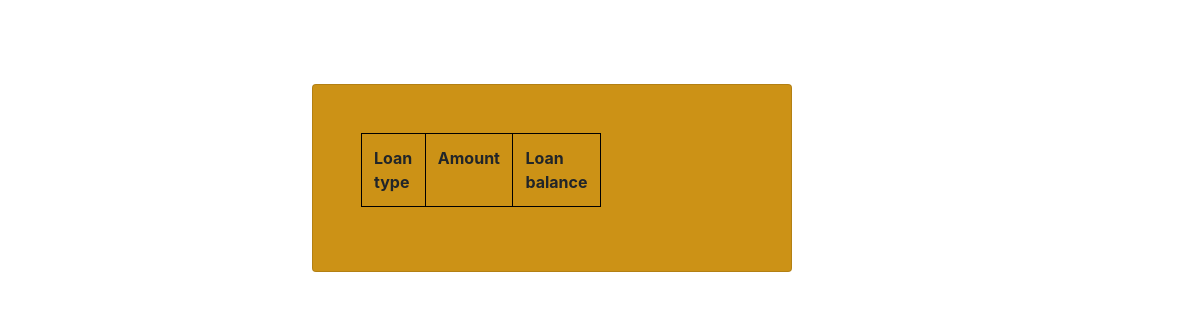
Page /wallet/loans/ on the earlier database version.
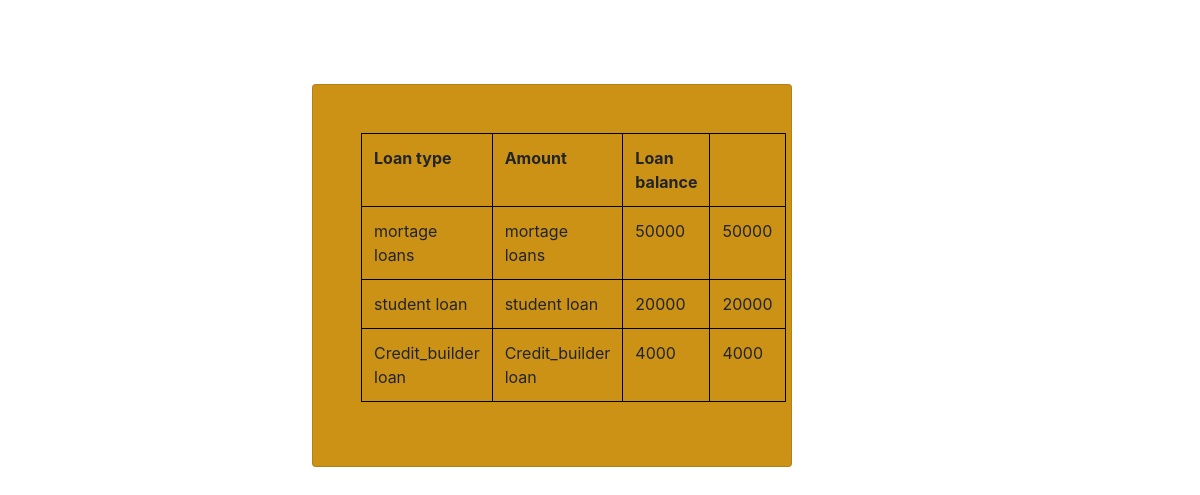
Same page on the later database version.
### wallet/models.py (models this page shows, shortened)
class Loan(models.Model):
    loan_type = models.CharField(max_length=20,null=True)
    amount = models.IntegerField()
    interest_rate = models.IntegerField()
    wallet = models.ForeignKey(Wallet,on_delete=models.CASCADE,related_name='loan_wallet',null=True)
    loan_balance = models.IntegerField()
    guarantor = models.CharField(max_length=20,null=True)
    payment_due_date = models.DurationField()

### wallet/views.py (the view)
# urls.py: path("loans/", views.list_loans, name="loans_list"),
def list_loans(request):
    loans=Loan.objects.all()
    return render(request, "wallet/loans_list.html",
    {"loans":loans})

### wallet/templates/wallet/loans_list.html (shortened to what this page needs)
<!DOCTYPE html>
<html lang="en">
<head>
    <link rel="stylesheet" href="https://cdn.jsdelivr.net/npm/bootstrap@4.3.1/dist/css/bootstrap.min.css">
</head>
<body>
    <div class="card" style="width: 30rem; background-color: rgb(204, 146, 22); padding: 4%; margin-left: 26%; margin-top: 3%; margin-top: 7%;">
    <table class="table" style="border: 1px solid black; border-collapse: collapse; width: 15rem;">
        <tr>
            <th class="table" style="border: 1px solid black; border-collapse: collapse; width: 15rem; margin-left: 17%;">Loan type</th>
            <th class="table" style="border: 1px solid black; border-collapse: collapse; width: 15rem; margin-left: 17%;">Amount</th>
            <th class="table" style="border: 1px solid black; border-collapse: collapse; width: 15rem; margin-left: 17%;">Loan balance</th>
        </tr>
        {%for loan in loans%}
        <tr>
            <td class="table" style="border: 1px solid black; border-collapse: collapse; width: 15rem; margin-left: 17%;">{{loan.loan_type}}</td>
            <td class="table" style="border: 1px solid black; border-collapse: collapse; width: 15rem; margin-left: 17%;">{{loan.loan_type}}</td>
            <td class="table" style="border: 1px solid black; border-collapse: collapse; width: 15rem; margin-left: 17%;">{{loan.amount}}</td>
            <td class="table" style="border: 1px solid black; border-collapse: collapse; width: 15rem; margin-left: 17%;">{{loan.loan_balance}}</td>
        </tr>
        {% endfor %}
    </table>
    </div>
</body>
</html>

Differences in the rows shown:
added Loan: loan_type "mortage loans", amount "50000", loan_balance "50000"
added Loan: loan_type "student loan", amount "20000", loan_balance "20000"
added Loan: loan_type "Credit_builder loan", amount "4000", loan_balance "4000"
